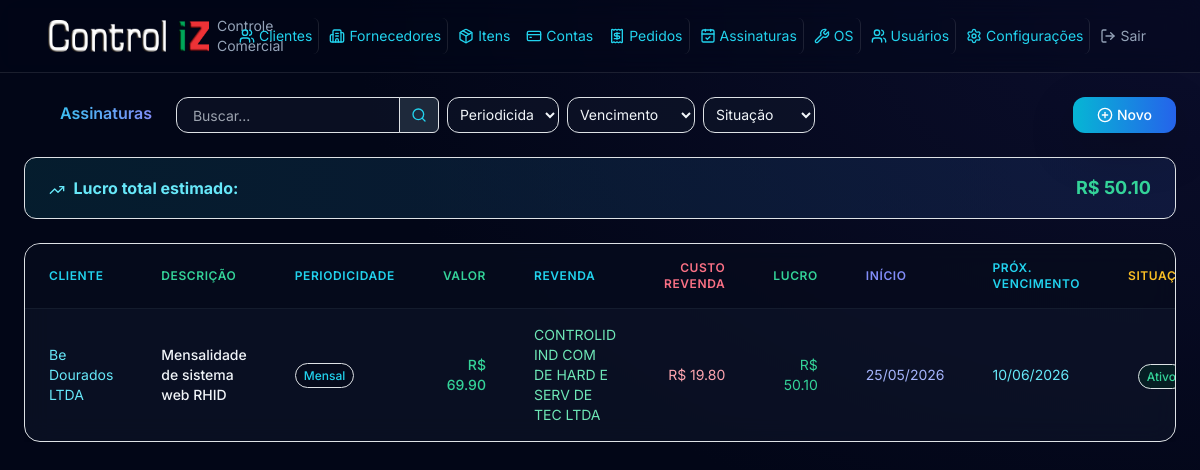
Page /assinaturas/ on the earlier database version.
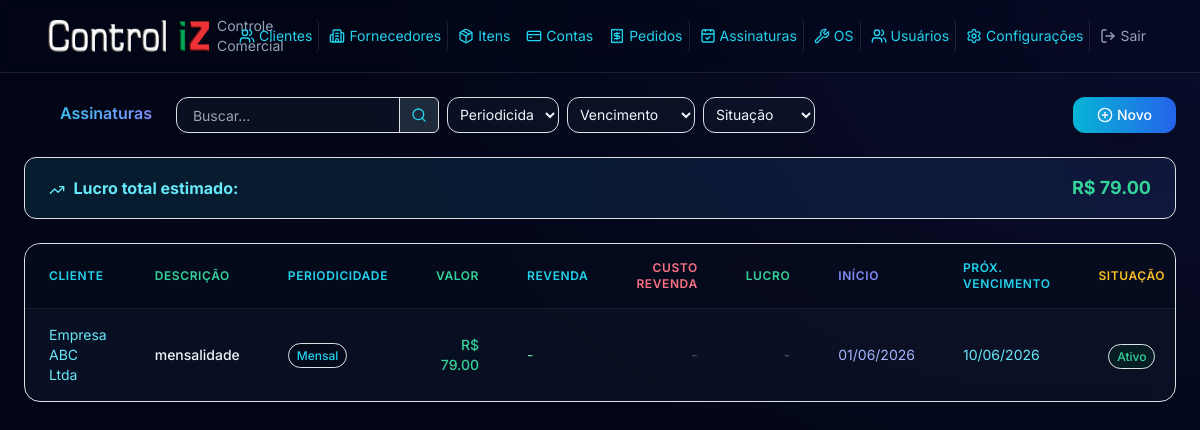
Same page on the later database version.
### models.py (models this page shows)
class Assinatura(Base):
    __tablename__ = "assinaturas"
    id = Column(Integer, primary_key=True, index=True)
    cliente_id = Column(Integer, ForeignKey("clientes.id"), nullable=False)
    bling_id = Column(BigInteger, nullable=True, unique=True)
    bling_updated_at = Column(DateTime, nullable=True)
    bling_pending_sync = Column(Boolean, default=False)
    periodicidade = Column(Integer, default=1)
    descricao = Column(String(300), nullable=False)
    valor = Column(Float, nullable=False)
    quantidade = Column(Integer, nullable=True)
    data_inicio = Column(Date, nullable=False)
    data_fim = Column(Date, nullable=True)
    dia_vencimento = Column(Integer, nullable=False)
    mes_vencimento = Column(Integer, default=0)
    situacao = Column(Integer, default=1)
    fornecedor_id = Column(Integer, ForeignKey("fornecedores.id"), nullable=True)
    valor_revenda = Column(Float, nullable=True)
    numero_contrato = Column(String(50), nullable=True)
    observacao = Column(Text, nullable=True)
    created_at = Column(DateTime, default=datetime.now)
    updated_at = Column(DateTime, default=datetime.now, onupdate=datetime.now)
    cliente = relationship("Cliente", back_populates="assinaturas")
    fornecedor = relationship("Fornecedor", back_populates="assinaturas")
    historico = relationship("AssinaturaHistorico", back_populates="assinatura", cascade="all, delete-orphan",
                             order_by="AssinaturaHistorico.data_alteracao.desc()")

class Cliente(Base):
    __tablename__ = "clientes"
    id = Column(Integer, primary_key=True, index=True)
    codigo = Column(String(50), nullable=True)
    bling_id = Column(BigInteger, nullable=True, unique=True)
    bling_updated_at = Column(DateTime, nullable=True)
    bling_pending_sync = Column(Boolean, default=False)
    nome = Column(String(200), nullable=False)
    cpf_cnpj = Column(String(20), nullable=True)
    tipo_pessoa = Column(String(10), nullable=True)
    email = Column(String(200), nullable=True)
    telefone = Column(String(20), nullable=True)
    celular = Column(String(20), nullable=True)
    endereco = Column(String(300), nullable=True)
    bairro = Column(String(100), nullable=True)
    cidade = Column(String(100), nullable=True)
    estado = Column(String(2), nullable=True)
    cep = Column(String(10), nullable=True)
    contato = Column(String(200), nullable=True)
    fantasia = Column(String(200), nullable=True)
    inscricao_estadual = Column(String(20), nullable=True)
    inscricao_municipal = Column(String(20), nullable=True)
    situacao = Column(String(1), default="A")
    observacao = Column(Text, nullable=True)
    created_at = Column(DateTime, default=datetime.now)
    updated_at = Column(DateTime, default=datetime.now, onupdate=datetime.now)
    contas_receber = relationship("ContaReceber", back_populates="cliente")
    assinaturas = relationship("Assinatura", back_populates="cliente")
    ordens_servico = relationship("OrdemServico", back_populates="cliente")

class Fornecedor(Base):
    __tablename__ = "fornecedores"
    id = Column(Integer, primary_key=True, index=True)
    codigo = Column(String(50), nullable=True)
    bling_id = Column(BigInteger, nullable=True, unique=True)
    bling_updated_at = Column(DateTime, nullable=True)
    bling_pending_sync = Column(Boolean, default=False)
    nome = Column(String(200), nullable=False)
    cpf_cnpj = Column(String(20), nullable=True)
    tipo_pessoa = Column(String(10), nullable=True)
    email = Column(String(200), nullable=True)
    telefone = Column(String(20), nullable=True)
    celular = Column(String(20), nullable=True)
    endereco = Column(String(300), nullable=True)
    bairro = Column(String(100), nullable=True)
    cidade = Column(String(100), nullable=True)
    estado = Column(String(2), nullable=True)
    cep = Column(String(10), nullable=True)
    contato = Column(String(200), nullable=True)
    fantasia = Column(String(200), nullable=True)
    inscricao_estadual = Column(String(20), nullable=True)
    inscricao_municipal = Column(String(20), nullable=True)
    situacao = Column(String(1), default="A")
    observacao = Column(Text, nullable=True)
    created_at = Column(DateTime, default=datetime.now)
    updated_at = Column(DateTime, default=datetime.now, onupdate=datetime.now)
    contas_pagar = relationship("ContaPagar", back_populates="fornecedor")
    assinaturas = relationship("Assinatura", back_populates="fornecedor")

### routers/assinaturas.py (the view)
@router.get("/")
def listar_assinaturas(
    request: Request, db: Session = Depends(get_db),
    periodicidade: str = Query(""), status_filtro: str = Query(""), busca: str = Query(""),
    vencimento_dias: str = Query("")
):
    from sqlalchemy.orm import joinedload
    query = db.query(Assinatura).options(joinedload(Assinatura.cliente), joinedload(Assinatura.fornecedor)).join(Cliente)
    if periodicidade:
        try:
            query = query.filter(Assinatura.periodicidade == int(periodicidade))
        except ValueError:
            pass
    if status_filtro:
        try:
            query = query.filter(Assinatura.situacao == int(status_filtro))
        except ValueError:
            pass
    if busca:
        query = query.filter(Cliente.nome.ilike(f"%{busca}%") | Cliente.fantasia.ilike(f"%{busca}%") | Cliente.cpf_cnpj.ilike(f"%{busca}%"))
    if vencimento_dias:
        try:
            dias = int(vencimento_dias)
            hoje = date.today()
            fim = hoje + timedelta(days=dias)
            query = query.filter(
                (Assinatura.data_fim == None) | (Assinatura.data_fim >= hoje),
                Assinatura.data_inicio <= fim
            )
            assinaturas = query.order_by(Assinatura.data_inicio.desc()).all()
            assinaturas = [a for a in assinaturas if _proximo_vencimento(a) and hoje <= _proximo_vencimento(a) <= fim]
        except ValueError:
            assinaturas = query.order_by(Assinatura.data_inicio.desc()).all()
    else:
        assinaturas = query.order_by(Assinatura.data_inicio.desc()).all()
    for a in assinaturas:
        prox = _proximo_vencimento(a)
        if prox:
            a.proximo_vencimento = prox.strftime("%d/%m/%Y")
        else:
            a.proximo_vencimento = None
    lucro_total = sum(
        a.valor - (a.valor_revenda or 0)
        for a in assinaturas
    )
    clientes = db.query(Cliente).order_by(Cliente.nome).all()
    fornecedores = db.query(Fornecedor).order_by(Fornecedor.nome).all()
    clientes_json = [{"id": c.id, "nome": c.nome, "fantasia": c.fantasia or '', "cpf_cnpj": c.cpf_cnpj} for c in clientes]
    fornecedores_json = [{"id": f.id, "nome": f.nome, "fantasia": f.fantasia or '', "cpf_cnpj": f.cpf_cnpj} for f in fornecedores]
    return request.app.state.templates.TemplateResponse(
        "assinaturas/listar.html",
        {"request": request, "assinaturas": assinaturas, "clientes": clientes,
         "fornecedores": fornecedores, "clientes_json": clientes_json, "fornecedores_json": fornecedores_json,
         "periodicidade": periodicidade, "status_filtro": status_filtro,
         "busca": busca, "vencimento_dias": vencimento_dias, "SITUACAO_LABELS": SITUACAO_LABELS,
         "PERIODICIDADE_LABELS": PERIODICIDADE_LABELS, "lucro_total": lucro_total}
    )

### templates/assinaturas/listar.html (shortened to what the changed rows need)
{% extends "base.html" %}
{% block content %}
{% if lucro_total > 0 %}
<div class="flex items-center justify-between px-4 py-3 mb-4 bg-gradient-to-r from-cyan-950/50 to-blue-950/50 border border-cyan-800/50 rounded-xl">
    <span class="text-cyan-300"><i data-lucide="trending-up" class="w-4 h-4 inline me-1"></i> <strong>Lucro total estimado:</strong></span>
    <span class="text-lg font-bold text-emerald-400">R$ {{ "%.2f"|format(lucro_total) }}</span>
</div>
{% endif %}
<div class="overflow-x-auto w-full">
    <div class="bg-slate-900/60 backdrop-blur-md border border-slate-800/80 rounded-2xl shadow-xl overflow-hidden">
        <table class="w-full divide-y divide-slate-800/60">
        <thead class="bg-slate-950/50">
            <tr>
                <th class="px-4 py-3 text-left text-xs font-semibold text-cyan-400 uppercase tracking-wider">Cliente</th>
                <th class="px-4 py-3 text-left text-xs font-semibold text-emerald-400 uppercase tracking-wider">Descrição</th>
                <th class="px-4 py-3 text-left text-xs font-semibold text-cyan-400 uppercase tracking-wider">Periodicidade</th>
                <th class="px-4 py-3 text-right text-xs font-semibold text-emerald-400 uppercase tracking-wider">Valor</th>
                <th class="px-4 py-3 text-left text-xs font-semibold text-cyan-400 uppercase tracking-wider">Revenda</th>
                <th class="px-4 py-3 text-right text-xs font-semibold text-rose-400 uppercase tracking-wider">Custo Revenda</th>
                <th class="px-4 py-3 text-right text-xs font-semibold text-emerald-400 uppercase tracking-wider">Lucro</th>
                <th class="px-4 py-3 text-left text-xs font-semibold text-indigo-400 uppercase tracking-wider">Início</th>
                <th class="px-4 py-3 text-left text-xs font-semibold text-cyan-400 uppercase tracking-wider">Próx. Vencimento</th>
                <th class="px-4 py-3 text-center text-xs font-semibold text-amber-400 uppercase tracking-wider">Situação</th>
            </tr>
        </thead>
        <tbody class="divide-y divide-slate-800/60">
            {% for a in assinaturas %}
            <tr class="hover:bg-slate-800/40 transition">
                <td class="px-4 py-3 text-sm text-cyan-300"><a href="/clientes/{{ a.cliente.id }}">{{ a.cliente.nome }}</a></td>
                <td class="px-4 py-3 text-sm font-medium text-slate-100">{{ a.descricao }}</td>
                <td class="px-4 py-3 text-sm text-slate-300"><span class="px-2 py-1 text-xs font-medium bg-slate-950/50 text-cyan-400 border border-slate-800/50 rounded-full">{{ PERIODICIDADE_LABELS.get(a.periodicidade, a.periodicidade) }}</span></td>
                <td class="px-4 py-3 text-right text-sm text-emerald-400 font-medium">R$ {{ "%.2f"|format(a.valor) }}</td>
                <td class="px-4 py-3 text-sm text-emerald-300">{{ a.fornecedor.nome if a.fornecedor else '-' }}</td>
                <td class="px-4 py-3 text-right text-sm text-rose-300">{% if a.valor_revenda %}R$ {{ "%.2f"|format(a.valor_revenda) }}{% else %}<span class="text-slate-600">-</span>{% endif %}</td>
                <td class="px-4 py-3 text-right text-sm{% if a.valor_revenda %} text-emerald-400{% else %} text-slate-600{% endif %}">{% if a.valor_revenda %}R$ {{ "%.2f"|format(a.valor - a.valor_revenda) }}{% else %} -{% endif %}</td>
                <td class="px-4 py-3 text-sm text-indigo-300">{{ a.data_inicio.strftime('%d/%m/%Y') if a.data_inicio else '-' }}</td>
                <td class="px-4 py-3 text-sm text-cyan-300">{{ a.proximo_vencimento if a.proximo_vencimento else '-' }}</td>
                <td class="px-4 py-3 text-center">
                    {% set cor = 'emerald' if a.situacao == 1 else 'rose' if a.situacao == 0 else 'slate' if a.situacao == 2 else 'cyan' if a.situacao == 3 else 'amber' %}
                    {% set texto_situacao = 'Ativo' if a.situacao == 1 else 'Inativo' if a.situacao == 0 else 'Baixado' if a.situacao == 2 else 'Isento' if a.situacao == 3 else 'Em Avaliação' if a.situacao == 4 else a.situacao %}
                    <span class="px-2 py-1 text-xs font-medium bg-{{ cor }}-950/50 text-{{ cor }}-400 border border-{{ cor }}-800/50 rounded-full">{{ texto_situacao }}</span>
                </td>
            </tr>
            {% else %}
            <tr><td colspan="11" class="px-4 py-12 text-center text-slate-500">Nenhuma assinatura cadastrada</td></tr>
            {% endfor %}
        </tbody>
    </table>
    </div>
</div>
{% endblock %}

Differences in the rows shown:
removed Assinatura: cliente.nome "Be Dourados LTDA", descricao "Mensalidade de sistema web RHID", get "Mensal", valor "69.90", fornecedor "CONTROLID IND COM DE HARD E SERV DE TEC LTDA", valor_revenda "19.80", a.valor-a.valor_revenda "50.10", data_inicio "25/05/2026", proximo_vencimento "10/06/2026", texto_situacao "Ativo"
added Assinatura: cliente.nome "Empresa ABC Ltda", descricao "mensalidade", get "Mensal", valor "79.00", fornecedor "-", data_inicio "01/06/2026", proximo_vencimento "10/06/2026", texto_situacao "Ativo"
Other differences:
{{ "%.2f"|format(lucro_total) }}: "50.10" → "79.00"
